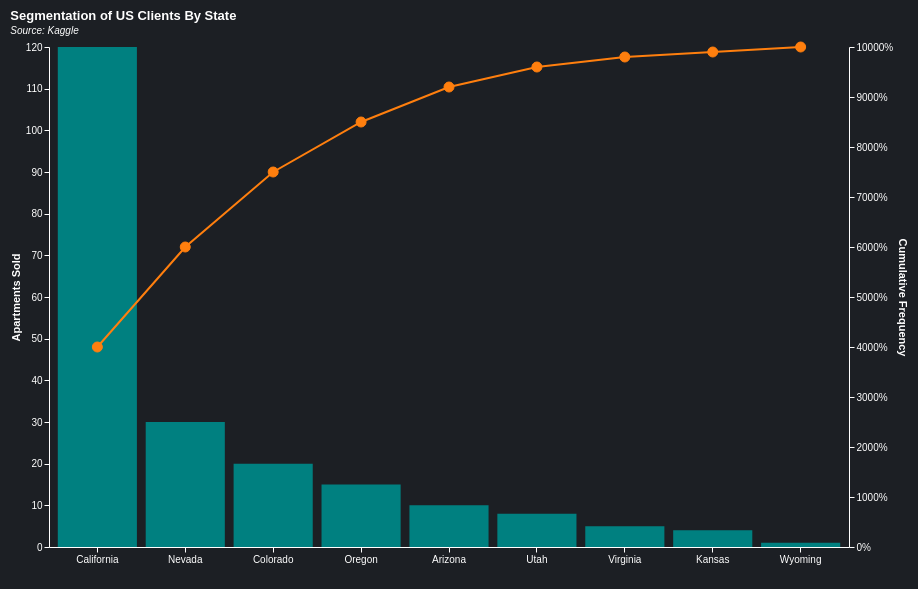

The specification (Vega-Lite) saved for this image:
### Vega specification from a JSON file in a GitHub repository (floating-point values rounded to 4 significant figures)
{"$schema": "https://vega.github.io/schema/vega/v5.json", "title": {"text": "Segmentation of US Clients By State", "subtitle": "Source: Kaggle", "subtitleFontStyle": "italic", "subtitleFontSize": 10, "anchor": "start", "color": "white", "subtitleColor": "white"}, "width": 800, "height": 500, "padding": 10, "background": "#1C1F24", "data": [{"name": "table", "values": [{"state": "California", "sold": 120, "cumulative": 40}, {"state": "Nevada", "sold": 30, "cumulative": 60}, {"state": "Colorado", "sold": 20, "cumulative": 75}, {"state": "Oregon", "sold": 15, "cumulative": 85}, {"state": "Arizona", "sold": 10, "cumulative": 92}, {"state": "Utah", "sold": 8, "cumulative": 96}, {"state": "Virginia", "sold": 5, "cumulative": 98}, {"state": "Kansas", "sold": 4, "cumulative": 99}, {"state": "Wyoming", "sold": 1, "cumulative": 100}]}], "scales": [{"name": "xscale", "type": "band", "domain": {"data": "table", "field": "state"}, "range": "width", "padding": 0.1}, {"name": "yscale", "type": "linear", "domain": {"data": "table", "field": "sold"}, "range": "height", "nice": true}, {"name": "y2scale", "type": "linear", "domain": [0, 100], "range": "height"}], "axes": [{"orient": "bottom", "scale": "xscale", "title": "", "grid": false, "encode": {"domain": {"update": {"stroke": {"value": "white"}}}, "ticks": {"update": {"stroke": {"value": "white"}}}, "labels": {"update": {"fill": {"value": "white"}}}}}, {"orient": "left", "scale": "yscale", "title": "Apartments Sold", "grid": false, "encode": {"domain": {"update": {"stroke": {"value": "white"}}}, "ticks": {"update": {"stroke": {"value": "white"}}}, "labels": {"update": {"fill": {"value": "white"}}}, "title": {"update": {"fill": {"value": "white"}}}}}, {"orient": "right", "scale": "y2scale", "title": "Cumulative Frequency", "format": "%", "grid": false, "encode": {"domain": {"update": {"stroke": {"value": "white"}}}, "ticks": {"update": {"stroke": {"value": "white"}}}, "labels": {"update": {"fill": {"value": "white"}}}, "title": {"update": {"fill": {"value": "white"}}}}}], "marks": [{"type": "rect", "from": {"data": "table"}, "encode": {"enter": {"x": {"scale": "xscale", "field": "state"}, "width": {"scale": "xscale", "band": 1}, "y": {"scale": "yscale", "field": "sold"}, "y2": {"scale": "yscale", "value": 0}, "fill": {"value": "#008080"}}, "update": {"tooltip": {"signal": "{'State': datum.state, 'Sold': datum.sold}"}}}}, {"type": "line", "from": {"data": "table"}, "encode": {"enter": {"x": {"scale": "xscale", "field": "state", "band": 0.5}, "y": {"scale": "y2scale", "field": "cumulative"}, "stroke": {"value": "#FF7F0E"}, "strokeWidth": {"value": 2}}}}, {"type": "symbol", "from": {"data": "table"}, "encode": {"enter": {"x": {"scale": "xscale", "field": "state", "band": 0.5}, "y": {"scale": "y2scale", "field": "cumulative"}, "size": {"value": 100}, "stroke": {"value": "#FF7F0E"}, "fill": {"value": "#FF7F0E"}}, "update": {"tooltip": {"signal": "{'State': datum.state, 'Cumulative Frequency': datum.cumulative + '%'}"}}}}]}
